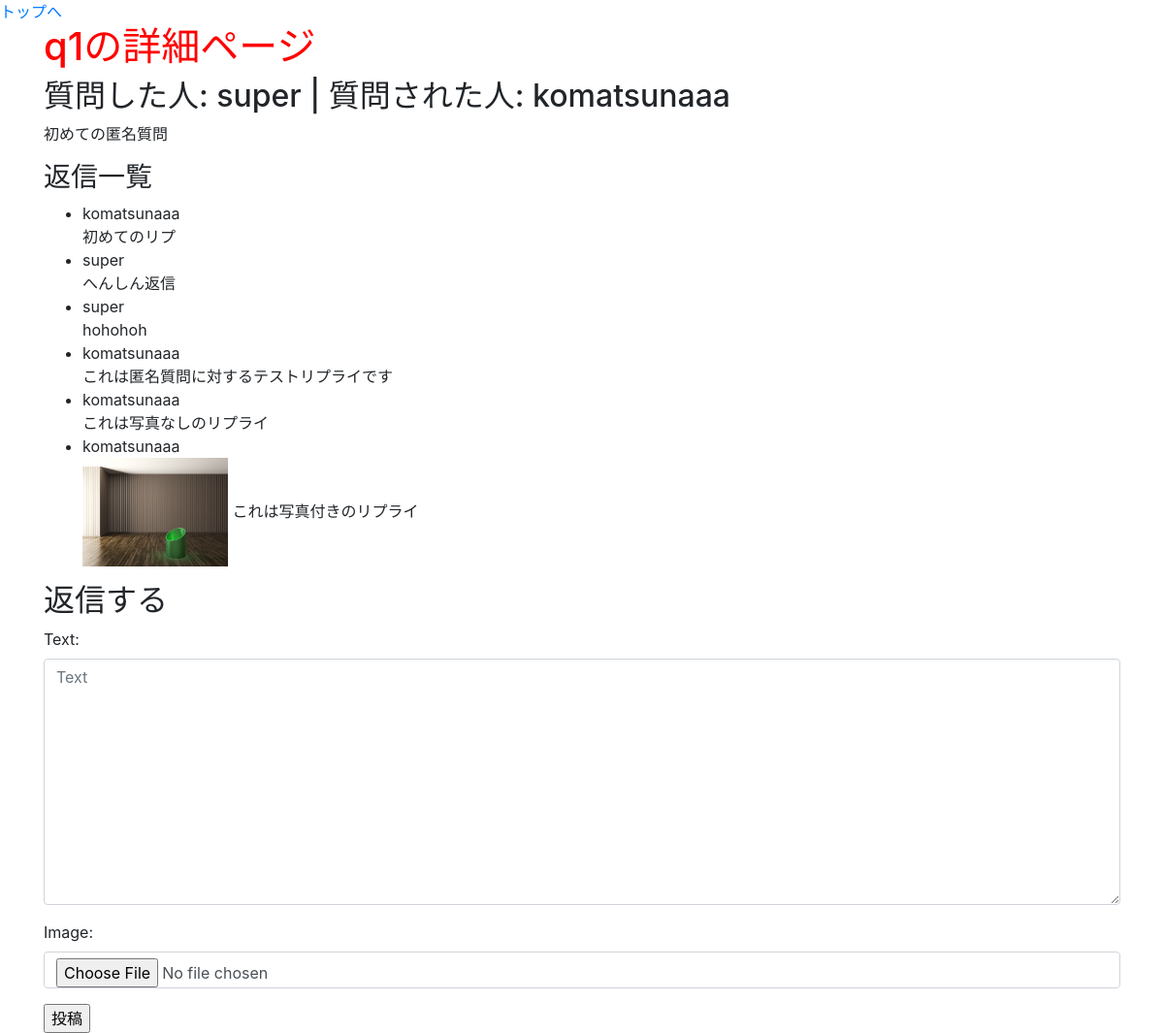
Page /question/1/ (signed in) on the earlier database version.
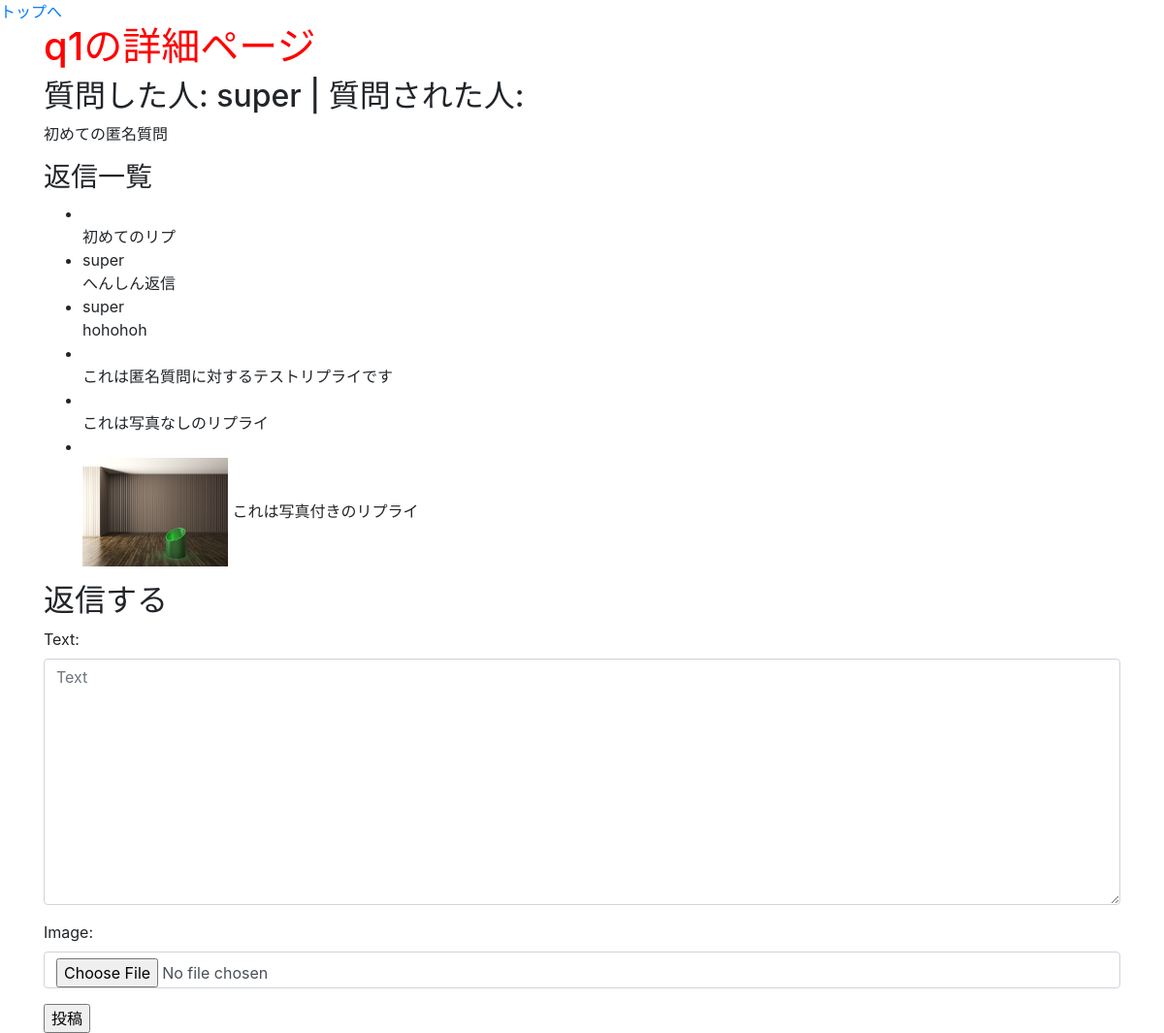
Same page on the later database version.
### groomings/models.py (models this page shows, shortened)
class Date(models.Model):
    created_at = models.DateTimeField(default=now)
    class Meta:
        abstract = True

class Question(Date):
    title = models.CharField(max_length=30, null=True, blank=True)
    text = models.TextField(null=False, blank=False)
    image = models.FileField(upload_to='question_image/', null=True)
    give_point = models.IntegerField(blank=False, null=False, default=5, validators=[MinValueValidator(5)])
    giver = models.ForeignKey(
        'User', on_delete=CASCADE, related_name="user_give_question"
    )
    recipient = models.ForeignKey(
        'User', on_delete=SET_NULL, null=True, related_name="user_receive_question"
    )
    good_question = models.ManyToManyField(User, related_name="user_good_question")
    good_answer = models.ManyToManyField(User, related_name="user_good_answer")
    class Meta:
        db_table = 'question'

class User(AbstractBaseUser, PermissionsMixin):
    username = models.CharField(max_length=150)
    email = models.EmailField(max_length=255, unique=True)
    point = models.IntegerField(default=50)
    is_active = models.BooleanField(default=True)
    is_staff = models.BooleanField(default=False) # 管理画面にログインできるかどうか
    USERNAME_FIELD = 'email' # このテーブルのレコードを一意に識別
    REQUIRED_FIELDS = ['username'] # スーパーユーザー作成時に入力する(emailとパスワードは必須だからそれ以外で)
    objects = UserManager()

class Reply(Date):
    text = models.TextField(null=False, blank=False)
    image = models.FileField(upload_to='reply_image/', null=True)
    question = models.ForeignKey(
        'Question', on_delete=CASCADE, related_name="question_reply"
    )
    giver = models.ForeignKey(
        'User', on_delete=SET_NULL, null=True, related_name="user_give_reply"
    )
    recipient = models.ForeignKey(
        'User', on_delete=SET_NULL, null=True, related_name="user_receive_reply"
    )
    class Meta:
        db_table = 'reply'

### groomings/views.py (the view, shortened to what this page needs)
# urls.py: path(r'question/<int:question_id>/', views.question_detail, name='question_detail'), # 自分がしたかされた匿名質問の詳細ページ(<int:question_id>必要)
@login_required
def question_detail(request, question_id):
    question = Question.objects.get(pk=question_id)
    question_users = [question.giver, question.recipient]
    if not request.user in question_users:
        return redirect('groomings:top')
    rep_form = forms.ReplyForm(request.POST or None, request.FILES or None)
    replys = question.question_reply.all()
    return render(request, 'groomings/question_detail.html', context={"question": question, "form": rep_form, "replys": replys})

### groomings/forms.py
class ReplyForm(BaseForm):
    image = forms.FileField(required=False)
    class Meta:
        model = Reply
        fields = ('text', 'image')

### groomings/templates/groomings/question_detail.html (shortened to what this page needs)
{% extends "groomings/base.html" %}
{% block content %}
    <h1>{{ question.title }}の詳細ページ</h1>
    <h2>質問した人: {{ question.giver.username }} | 質問された人: {{ question.recipient.username }}</h2>
    <p>{{ question.text }}</p>
    <h3>返信一覧</h3>
    <ul>
        {% for reply in replys %}
        <li>
            {{reply.giver.username }}<br>
            {% if reply.image %}
            <img src="{{ reply.image.url }}" width="150">
            {% endif %}
            {{ reply.text }}
        </li>
        {% endfor %}
    </ul>
    <h2>返信する</h2>
    <form method="POST" enctype="multipart/form-data">
        {{ form.as_p }}
        <input type="submit" value="投稿">
    </form>
{% endblock %}

Differences in the rows shown:
changed Question "初めての匿名質問": recipient.username "komatsunaaa" → (not shown)
changed Reply "初めてのリプ": giver.username "komatsunaaa" → (not shown)
changed Reply "これは匿名質問に対するテストリプライです": giver.username "komatsunaaa" → (not shown)
changed Reply "これは写真なしのリプライ": giver.username "komatsunaaa" → (not shown)
changed Reply "これは写真付きのリプライ": giver.username "komatsunaaa" → (not shown)
